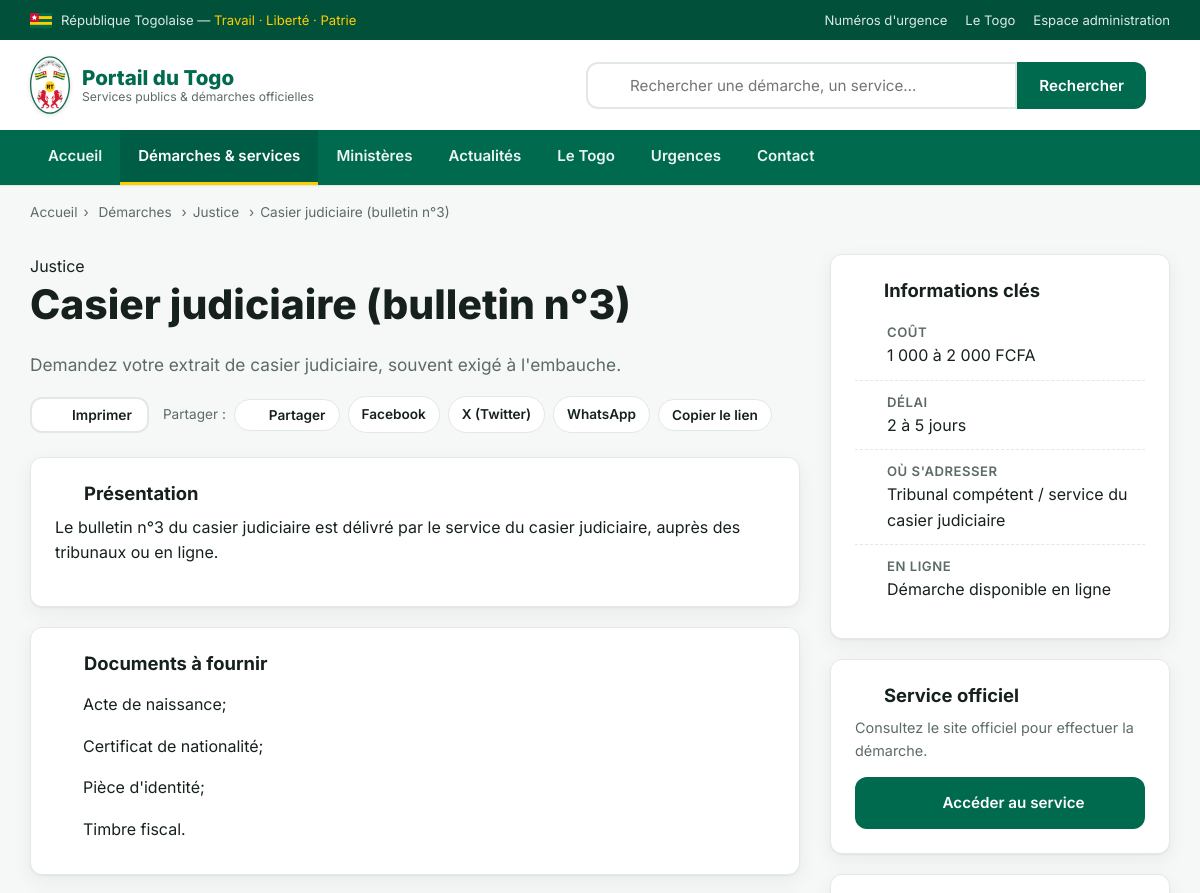
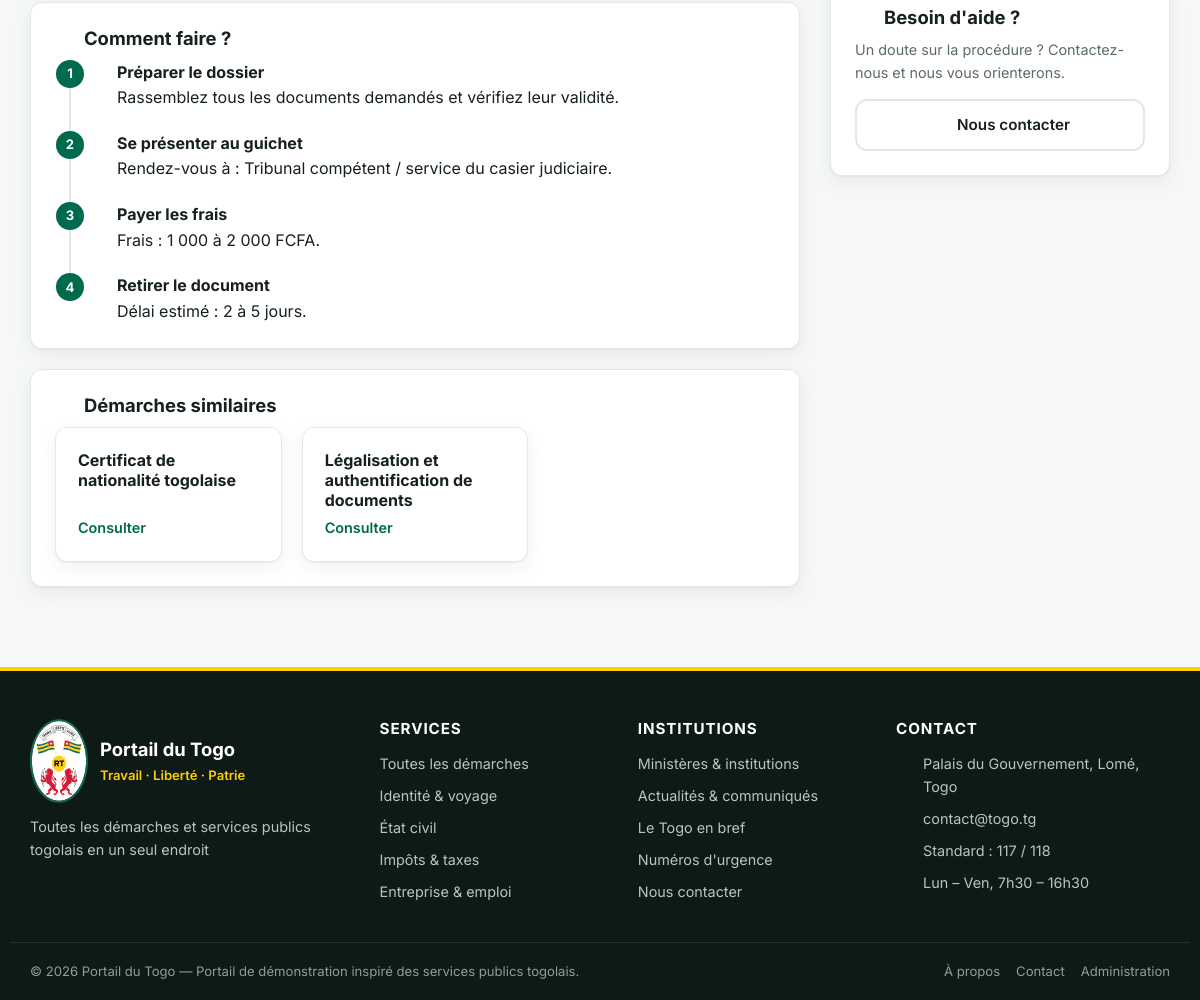
Page /pages/demarche.php?slug=casier-judiciaire on the committed database (2 pictures, top to bottom).
### tables this page shows
CREATE TABLE `demarches` (
  `id`                INT AUTO_INCREMENT PRIMARY KEY,
  `categorie_id`      INT DEFAULT NULL,
  `titre`             VARCHAR(180) NOT NULL,
  `slug`              VARCHAR(200) NOT NULL UNIQUE,
  `resume`            VARCHAR(300) DEFAULT NULL,
  `description`       TEXT,
  `documents_requis`  TEXT,
  `cout`              VARCHAR(120) DEFAULT NULL,
  `delai`             VARCHAR(120) DEFAULT NULL,
  `lieu`              VARCHAR(200) DEFAULT NULL,
  `lien_officiel`     VARCHAR(255) DEFAULT NULL,
  `en_ligne`          TINYINT(1) DEFAULT 0,
  `actif`             TINYINT(1) DEFAULT 1,
  `vues`              INT DEFAULT 0,
  `cree_le`           TIMESTAMP DEFAULT CURRENT_TIMESTAMP,
  CONSTRAINT `fk_demarche_categorie` FOREIGN KEY (`categorie_id`)
    REFERENCES `categories`(`id`) ON DELETE SET NULL
);

CREATE TABLE `categories` (
  `id`          INT AUTO_INCREMENT PRIMARY KEY,
  `nom`         VARCHAR(120) NOT NULL,
  `slug`        VARCHAR(140) NOT NULL UNIQUE,
  `icone`       VARCHAR(60)  DEFAULT 'folder',
  `description` TEXT,
  `ordre`       INT DEFAULT 0
);

### config/database.php (called while the page is built, shortened)
<?php
function db(): PDO
{
    static $pdo = null;
    if ($pdo === null) {
        $dsn = 'mysql:host=' . DB_HOST . ';port=' . DB_PORT . ';dbname=' . DB_NAME . ';charset=' . DB_CHARSET;
        $options = [
            PDO::ATTR_ERRMODE            => PDO::ERRMODE_EXCEPTION,
            PDO::ATTR_DEFAULT_FETCH_MODE => PDO::FETCH_ASSOC,
            PDO::ATTR_EMULATE_PREPARES   => false,
        ];
        try {
            $pdo = new PDO($dsn, DB_USER, DB_PASS, $options);
        } catch (PDOException $e) {
            if (DEBUG) {
                die('Erreur de connexion à la base de données : ' . $e->getMessage());
            }
            die('Le service est temporairement indisponible. Merci de réessayer plus tard.');
        }
    }
    return $pdo;
}

### pages/demarche.php (the view, shortened to what this page needs)
<?php
require_once __DIR__ . '/../includes/functions.php';
$slug = isset($_GET['slug']) ? trim($_GET['slug']) : '';
$stmt = db()->prepare('SELECT d.*, c.nom AS categorie, c.slug AS cat_slug
                       FROM demarches d LEFT JOIN categories c ON c.id = d.categorie_id
                       WHERE d.slug = :slug AND d.actif = 1 LIMIT 1');
$stmt->execute(['slug' => $slug]);
$d = $stmt->fetch();
$documents = textToLines($d['documents_requis']);
$similaires = db()->prepare('SELECT d.* , c.nom AS categorie FROM demarches d
                             LEFT JOIN categories c ON c.id = d.categorie_id
                             WHERE d.actif = 1 AND d.categorie_id = :cid AND d.id <> :id
                             ORDER BY d.vues DESC LIMIT 3');
$similaires->execute(['cid' => $d['categorie_id'], 'id' => $d['id']]);
$similaires = $similaires->fetchAll();
require __DIR__ . '/../includes/header.php';
?>
<div class="container">
    <nav class="breadcrumb">
        <a href="<?= url('index.php') ?>">Accueil</a><span>›</span>
        <a href="<?= url('pages/demarches.php') ?>">Démarches</a>
        <?php if ($d['categorie']): ?><span>›</span><a href="<?= url('pages/demarches.php?categorie=' . urlencode($d['cat_slug'])) ?>"><?= e($d['categorie']) ?></a><?php endif; ?>
        <span>›</span><?= e($d['titre']) ?>
    </nav>
</div>
<section class="section section--tight">
    <div class="container">
        <div class="two-col">
            <div>
                <span class="kicker"><?= e($d['categorie'] ?? 'Démarche') ?></span>
                <h1><?= e($d['titre']) ?></h1>
                <p class="lead" style="font-size:1.08rem;color:var(--muted)"><?= e($d['resume']) ?></p>
                <div class="article-actions">
                    <button class="btn btn--ghost btn--sm" type="button" data-print><?= icon('printer', 16) ?> Imprimer</button>
                    <?= share_buttons(site_url('pages/demarche.php?slug=' . urlencode($d['slug'])), $d['titre']) ?>
                </div>
                <div class="panel prose">
                    <h2><?= icon('list', 20) ?> Présentation</h2>
                    <p><?= nl2br(e($d['description'])) ?></p>
                </div>
                <?php if ($documents): ?>
                <div class="panel">
                    <h2><?= icon('check', 20) ?> Documents à fournir</h2>
                    <ul class="checklist">
                        <?php foreach ($documents as $doc): ?>
                            <li><?= icon('check', 18) ?><span><?= e($doc) ?></span></li>
                        <?php endforeach; ?>
                    </ul>
                </div>
                <?php endif; ?>
                <div class="panel">
                    <h2><?= icon('arrow-right', 20) ?> Comment faire ?</h2>
                    <ol class="steps">
                        <li><strong>Préparer le dossier</strong>Rassemblez tous les documents demandés et vérifiez leur validité.</li>
                        <li><strong>Se présenter au guichet</strong><?= $d['lieu'] ? 'Rendez-vous à : ' . e($d['lieu']) . '.' : 'Rendez-vous au service compétent.' ?></li>
                        <li><strong>Payer les frais</strong><?= $d['cout'] ? 'Frais : ' . e($d['cout']) . '.' : 'Réglez les frais applicables.' ?></li>
                        <li><strong>Retirer le document</strong><?= $d['delai'] ? 'Délai estimé : ' . e($d['delai']) . '.' : 'Retirez votre document selon le délai indiqué par le service.' ?></li>
                    </ol>
                </div>
                <?php if ($similaires): ?>
                <div class="panel">
                    <h2><?= icon('folder', 20) ?> Démarches similaires</h2>
                    <div class="grid grid--3">
                        <?php foreach ($similaires as $s): ?>
                            <a class="card card--link" href="<?= e(demarche_url($s)) ?>">
                                <h3 style="font-size:1rem"><?= e($s['titre']) ?></h3>
                                <span class="card__more">Consulter <?= icon('arrow-right', 14) ?></span>
                            </a>
                        <?php endforeach; ?>
                    </div>
                </div>
                <?php endif; ?>
            </div>
            <aside class="sticky">
                <div class="panel">
                    <h2><?= icon('clock', 20) ?> Informations clés</h2>
                    <ul class="info-list">
                        <?php if ($d['cout']): ?>
                        <li><?= icon('money', 20) ?><span><strong>Coût</strong><?= e($d['cout']) ?></span></li>
                        <?php endif; ?>
                        <?php if ($d['delai']): ?>
                        <li><?= icon('clock', 20) ?><span><strong>Délai</strong><?= e($d['delai']) ?></span></li>
                        <?php endif; ?>
                        <?php if ($d['lieu']): ?>
                        <li><?= icon('map-pin', 20) ?><span><strong>Où s'adresser</strong><?= e($d['lieu']) ?></span></li>
                        <?php endif; ?>
                        <li><?= icon('globe', 20) ?><span><strong>En ligne</strong><?= $d['en_ligne'] ? 'Démarche disponible en ligne' : 'Non disponible en ligne' ?></span></li>
                    </ul>
                </div>
                <?php if ($d['lien_officiel']): ?>
                <div class="panel">
                    <h2><?= icon('external', 20) ?> Service officiel</h2>
                    <p style="font-size:.9rem;color:var(--muted)">Consultez le site officiel pour effectuer la démarche.</p>
                    <a class="btn btn--green" style="width:100%;justify-content:center" target="_blank" rel="noopener"
                       href="<?= e($d['lien_officiel']) ?>"><?= icon('external', 18) ?> Accéder au service</a>
                </div>
                <?php endif; ?>
                <div class="panel">
                    <h2><?= icon('phone', 20) ?> Besoin d'aide ?</h2>
                    <p style="font-size:.9rem;color:var(--muted)">Un doute sur la procédure ? Contactez-nous et nous vous orienterons.</p>
                    <a class="btn btn--ghost" style="width:100%;justify-content:center" href="<?= url('pages/contact.php') ?>"><?= icon('mail', 18) ?> Nous contacter</a>
                </div>
            </aside>
        </div>
    </div>
</section>
<?php require __DIR__ . '/../includes/footer.php'; ?>

### includes/functions.php (shortened to what this page needs)
<?php
require_once __DIR__ . '/../config/database.php';
function e(?string $value): string
{
    return htmlspecialchars((string) $value, ENT_QUOTES | ENT_SUBSTITUTE, 'UTF-8');
}
function url(string $path = ''): string
{
    return rtrim(BASE_URL, '/') . '/' . ltrim($path, '/');
}
function asset(string $path): string
{
    return url('assets/' . ltrim($path, '/'));
}
function textToLines(?string $text): array
{
    $lines = array_map('trim', preg_split('/\r\n|\r|\n/', $text) ?: []);
    return array_values(array_filter($lines, fn($l) => $l !== ''));
}
function demarche_url(array $d): string
{
    return url('pages/demarche.php?slug=' . urlencode($d['slug']));
}
function icon(string $name, int $size = 24, string $class = ''): string
{
    $p = $paths[$name] ?? $paths['folder'];
    $cls = $class ? ' class="' . e($class) . '"' : '';
    return '<svg' . $cls . ' xmlns="http://www.w3.org/2000/svg" width="' . $size . '" height="' . $size
        . '" viewBox="0 0 24 24" fill="none" stroke="currentColor" stroke-width="1.8" '
        . 'stroke-linecap="round" stroke-linejoin="round" aria-hidden="true">' . $p . '</svg>';
}
function togo_flag(int $w = 46): string
{
    $h = (int) round($w * 2 / 3);
    return '<svg class="flag" xmlns="http://www.w3.org/2000/svg" width="' . $w . '" height="' . $h
        . '" viewBox="0 0 60 40" role="img" aria-label="Drapeau du Togo">'
        . '<rect width="60" height="40" fill="#006a4e"/>'
        . '<rect y="8" width="60" height="8" fill="#ffce00"/>'
        . '<rect y="16" width="60" height="8" fill="#006a4e"/>'
        . '<rect y="24" width="60" height="8" fill="#ffce00"/>'
        . '<rect y="32" width="60" height="8" fill="#006a4e"/>'
        . '<rect width="24" height="24" fill="#d21034"/>'
        . '<path d="M12 4l2.35 4.76 5.25.76-3.8 3.7.9 5.23L12 15.98l-4.7 2.47.9-5.23-3.8-3.7 5.25-.76z" fill="#fff"/>'
        . '</svg>';
}
function togo_emblem(int $w = 40, string $class = 'emblem'): string
{
    $ratio = 1080 / 750;
    $h = (int) round($w * $ratio);
    return '<img class="' . e($class) . '" src="' . asset('img/armoiries-togo.svg')
        . '" width="' . $w . '" height="' . $h . '" alt="Armoiries de la République Togolaise" '
        . 'decoding="async">';
}
function site_url(string $path = ''): string
{
    $scheme = (!empty($_SERVER['HTTPS']) && $_SERVER['HTTPS'] !== 'off') ? 'https' : 'http';
    $host   = $_SERVER['HTTP_HOST'] ?? 'localhost';
    return $scheme . '://' . $host . url($path);
}
function share_buttons(string $url, string $title): string
{
    $u = urlencode($url);
    $t = urlencode($title);
    return '<div class="share">'
        . '<span>Partager :</span>'
        . '<button type="button" data-share data-share-title="' . e($title) . '">' . icon('share', 15) . ' Partager</button>'
        . '<a href="https://www.facebook.com/sharer/sharer.php?u=' . $u . '" target="_blank" rel="noopener">Facebook</a>'
        . '<a href="https://twitter.com/intent/tweet?url=' . $u . '&text=' . $t . '" target="_blank" rel="noopener">X (Twitter)</a>'
        . '<a href="https://wa.me/?text=' . $t . '%20' . $u . '" target="_blank" rel="noopener">WhatsApp</a>'
        . '<button type="button" data-copy="' . e($url) . '">Copier le lien</button>'
        . '</div>';
}

### rows in the picture
demarches: categorie.nom "Justice", titre "Casier judiciaire (bulletin n°3)", resume "Demandez votre extrait de casier judiciaire, souvent exigé à l'embauche.", description "Le bulletin n°3 du casier judiciaire est délivré par le service du casier judiciaire, auprès des tribunaux ou en ligne.", documents_requis "Acte de naissance;", documents_requis "Certificat de nationalité;", documents_requis "Pièce d'identité;", documents_requis "Timbre fiscal.", lieu "Tribunal compétent / service du casier judiciaire", cout "1 000 à 2 000 FCFA", delai "2 à 5 jours"
demarches: titre "Certificat de nationalité togolaise", $size 14 (drawn)
demarches: titre "Légalisation et authentification de documents", $size 14 (drawn)

### other values in the picture
SITE_NAME "Portail du Togo"
SITE_TAGLINE "Toutes les démarches et services publics togolais en un seul endroit"
ADMIN_EMAIL "contact@togo.tg"
